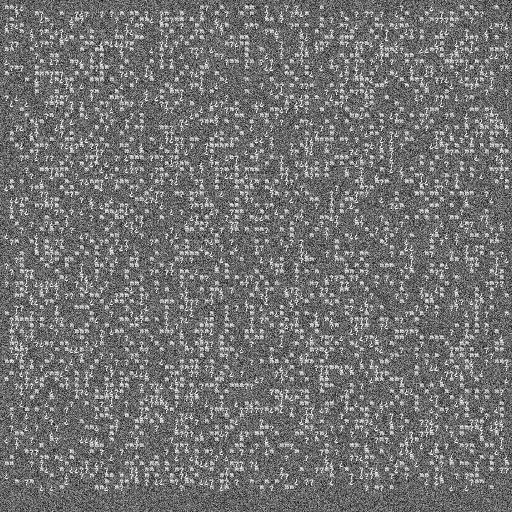
%> input picture imageFormes.png, 1024 x 1024 px (shown at 1/2 size)
$ octave --eval "LocalisationFormesParCorrelation;"   (GNU Octave 9; MATLAB toolbox functions it lacks are replaced by stand-ins)
%> lines starting %> are read from the running program, lines starting %| are printed output that depends on the picture
function[]=LocalisationFormesParCorrelation()

%Creation de la matrice 1024 contenant la forme 'n'
n=zeros(1024);

nTemp=255*[1 1 1 1 1 1 1 0;
           0 1 1 1 1 1 1 1;
           0 0 1 1 0 0 1 1;
           0 0 1 1 0 0 1 1;
           0 0 1 1 0 0 1 1;
           0 0 1 1 0 0 1 1;
           0 1 1 0 0 0 1 1];

for i=1:7
    for j=1:8
    n(i,j)=nTemp(i,j);
    end
end

%Creation de la matrice 1024 contenant la forme '?'
interro=zeros(1024);

interroTemp=255*[0 0 1 1 1 1 0 0;
                 0 1 1 1 1 1 1 0;
                 1 1 0 0 0 0 1 1;
                 0 0 0 0 0 0 1 1;
                 0 0 0 0 0 1 1 0;
                 0 0 0 0 1 1 0 0;
                 0 0 0 1 1 0 0 0;
                 0 0 0 1 1 0 0 0;
                 0 0 0 0 0 0 0 0;
                 0 0 0 1 1 0 0 0;
                 0 0 0 1 1 0 0 0];

for i=1:11
    for j=1:8
        interro(i,j)=interroTemp(i,j);
    end
end

%Creation de la matrice 1024 contenant la forme '?inversé'
interroInv=zeros(1024);

interroInvTemp=255*[0 0 0 1 1 0 0 0;
                    0 0 0 1 1 0 0 0;
                    0 0 0 0 0 0 0 0;
                    0 0 0 1 1 0 0 0;
                    0 0 0 1 1 0 0 0;
                    0 0 1 1 0 0 0 0;
                    0 1 1 0 0 0 0 0;
                    1 1 0 0 0 0 0 0;
                    1 1 0 0 0 0 1 1;
                    0 1 1 1 1 1 1 0;
                    0 0 1 1 1 1 0 0];

for i=1:11
    for j=1:8
        interroInv(i,j)=interroInvTemp(i,j);
    end
end


%Creation de la matrice 1024 contenant l image avec les formes a compter
[im, map]=imread('imageFormes.png');
%> im is the input picture: size 1024x1024 uint8; min 0, max 254, mean 114
%> map = 256 rows, first 12: [0 0 0; 0.00392 0.00392 0.00392; 0.00784 0.00784 0.00784; 0.0118 0.0118 0.0118; 0.0157 0.0157 0.0157; 0.0196 0.0196 0.0196; 0.0235 0.0235 0.0235; 0.0275 0.0275 0.0275; 0.0314 0.0314 0.0314; 0.0353 0.0353 0.0353; 0.0392 0.0392 0.0392; 0.0431 0.0431 0.0431]

%Representation de l'ensembles des matrices crees
subplot(2,4,1),image(n);
colormap(map);
subplot(2,4,2),image(interro);
colormap(map);
subplot(2,4,3),image(interroInv);
colormap(map);
subplot(2,4,4),image(im);
colormap(map);

%On inverse l'image
im=rot90(im,2);
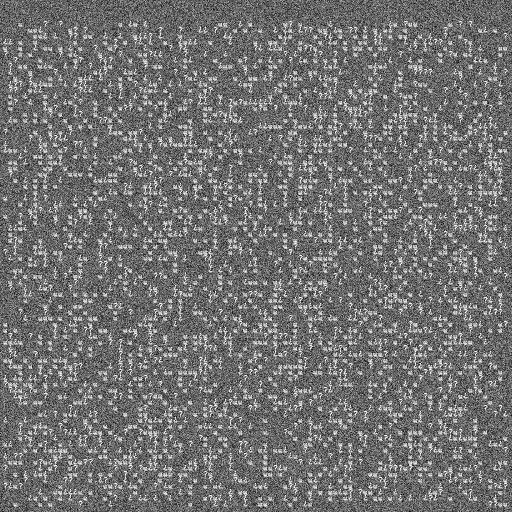
%> im: size 1024x1024 uint8 (shown at 1/2 size); min 0, max 254, mean 114; mean of the top-left, top-right, bottom-left and bottom-right quarters 113.2, 114, 114.2, 114.4


%On calcule les transformees de fourier des matrices
N=fftshift(fft2(n));
INTERRO=fftshift(fft2(interro));
INTERROINV=fftshift(fft2(interroInv));
IM=fftshift(fft2(im));

%Produit de convolution
CONVN=N.*IM;
CONVINTERRO=INTERRO.*IM;
CONVINTERROINV=INTERROINV.*IM;


%Transformee inverse de fourier
convN=fftshift(ifft2(CONVN));
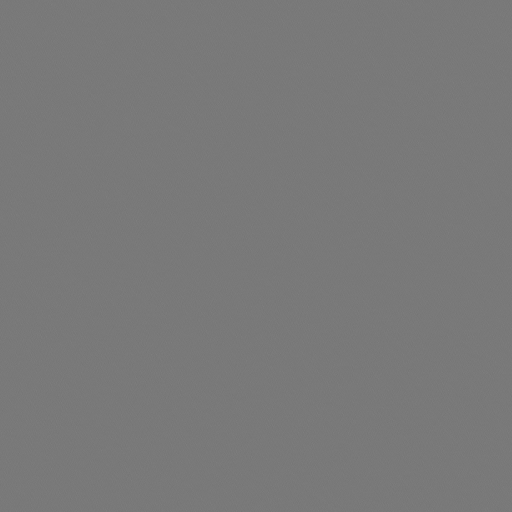
%> convN: size 1024x1024 double (shown at 1/2 size); min -2000730, max 2202180, mean 221.5; drawn with min black and max white
convInterro=fftshift(ifft2(CONVINTERRO));
convInterroInv=fftshift(ifft2(CONVINTERROINV));


subplot(2,4,5),plot(convN);
subplot(2,4,6),plot(convInterro);
subplot(2,4,7),plot(convInterroInv);


%Pour chaque max trouve, on implemente le nombre de forme
nbN=0;
nbInterro=0;
nbInterroInv=0;

maxN=max(max(convN));
%> maxN = 2202180
maxInterro=max(max(convInterro));
%> maxInterro = 1813560
maxInterroInv=max(max(convInterroInv));
%> maxInterroInv = 1813560

for i=1:1024
    for j=1:1024
        if convN(i,j)>=0.98*maxN
            nbN=nbN+1;
        end
        if convInterro(i,j)>=0.98*maxInterro
            nbInterro=nbInterro+1;
        end
        if convInterroInv(i,j)>=0.98*maxInterroInv
           nbInterroInv=nbInterroInv+1;
        end
    end
end

nbN
nbInterro
nbInterroInv

end
%> (the run ends here)
